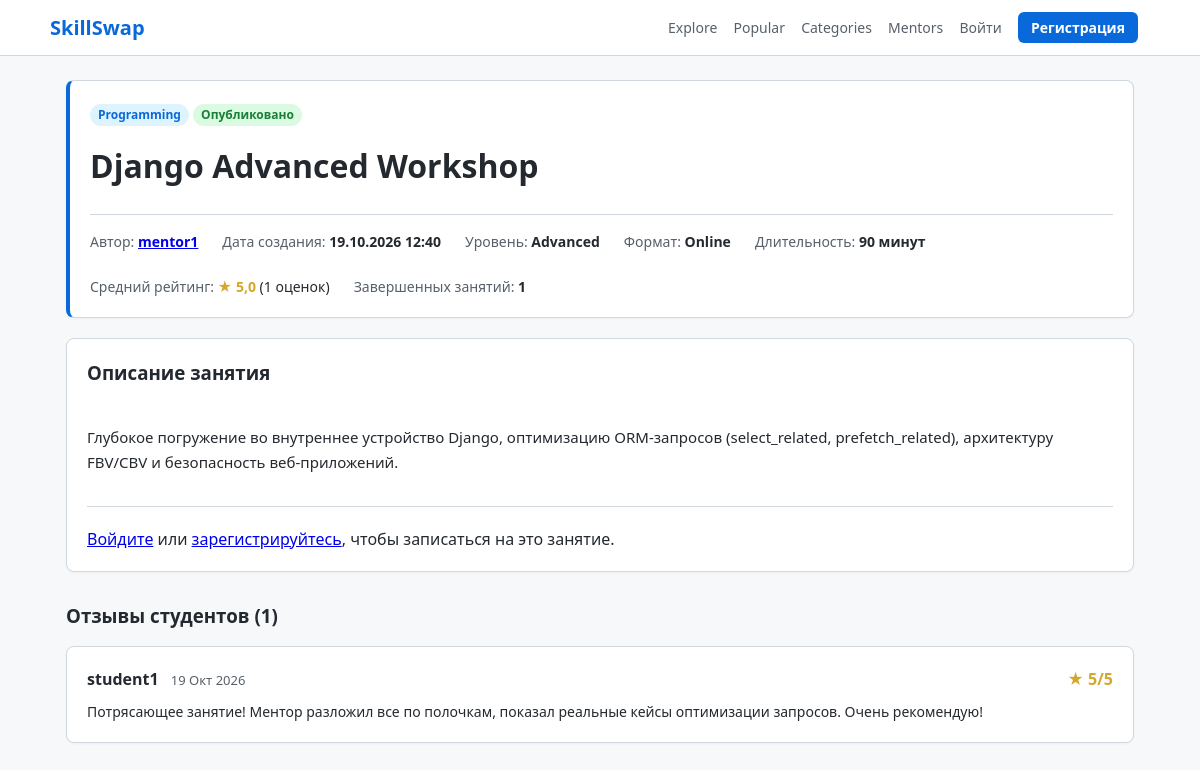
Page /offer/1/ on the committed database.
### offers/models.py (models this page shows, shortened)
class SkillOffer(models.Model):
    LEVEL_CHOICES = [
        ("Beginner", "Beginner"),
        ("Intermediate", "Intermediate"),
        ("Advanced", "Advanced"),
    ]
    FORMAT_CHOICES = [
        ("Online", "Online"),
        ("Offline", "Offline"),
    ]
    STATUS_CHOICES = [
        ("draft", "Draft"),
        ("pending", "Pending"),
        ("published", "Published"),
        ("rejected", "Rejected"),
    ]
    title = models.CharField(max_length=200)
    description = models.TextField()
    image = models.ImageField(upload_to="offers/", null=True, blank=True)
    category = models.ForeignKey(
        Category, on_delete=models.CASCADE, related_name="offers"
    )
    level = models.CharField(max_length=20, choices=LEVEL_CHOICES, default="Beginner")
    format = models.CharField(max_length=20, choices=FORMAT_CHOICES, default="Online")
    duration = models.CharField(max_length=50, default="60 минут")
    author = models.ForeignKey(
        settings.AUTH_USER_MODEL, on_delete=models.CASCADE, related_name="offers"
    )
    created_at = models.DateTimeField(auto_now_add=True)
    status = models.CharField(max_length=20, choices=STATUS_CHOICES, default="pending")
    class Meta:
        ordering = ["-created_at"]
    @property
    def average_rating(self) -> float:
        reviews = self.reviews.all()
        if not reviews.exists():
            return 0.0
        avg = reviews.aggregate(models.Avg("rating"))["rating__avg"]
        return round(avg, 1) if avg else 0.0
    @property
    def reviews_count(self) -> int:
        return self.reviews.count()
    @property
    def completed_lessons_count(self) -> int:
        return self.lesson_requests.filter(status="completed").count()

class Category(models.Model):
    name = models.CharField(max_length=100, unique=True)
    slug = models.SlugField(max_length=100, unique=True, blank=True)
    class Meta:
        ordering = ["name"]
        verbose_name_plural = "Categories"

class Review(models.Model):
    offer = models.ForeignKey(
        SkillOffer, on_delete=models.CASCADE, related_name="reviews"
    )
    lesson_request = models.OneToOneField(
        LessonRequest, on_delete=models.CASCADE, related_name="review"
    )
    student = models.ForeignKey(
        settings.AUTH_USER_MODEL, on_delete=models.CASCADE, related_name="reviews"
    )
    rating = models.IntegerField(choices=[(i, str(i)) for i in range(1, 6)])
    comment = models.TextField()
    created_at = models.DateTimeField(auto_now_add=True)
    class Meta:
        ordering = ["-created_at"]

### accounts/models.py (models this page shows, shortened)
class User(AbstractUser):
    ROLE_CHOICES = [
        ("superadmin", "Супер админ"),
        ("admin", "Админ"),
        ("user", "Юзер"),
    ]
    role = models.CharField(max_length=20, choices=ROLE_CHOICES, default="user")
    is_banned = models.BooleanField(default=False)
    avatar = models.ImageField(upload_to="avatars/", null=True, blank=True)
    bio = models.TextField(blank=True, default="")

### offers/views.py (the view, shortened to what this page needs)
# urls.py: path("offer/<int:offer_id>/", views.offer_detail, name="offer_detail"),
def offer_detail(request: HttpRequest, offer_id: int) -> HttpResponse:
    offer = get_object_or_404(
        SkillOffer.objects.select_related("category", "author").prefetch_related(
            "reviews__student", "reviews__lesson_request"
        ),
        pk=offer_id,
    )
    is_favorited = False
    has_active_request = False
    context = {
        "offer": offer,
        "is_favorited": is_favorited,
        "has_active_request": has_active_request,
    }
    return render(request, "offers/offer_detail.html", context)

### templates/offers/offer_detail.html (shortened to what this page needs)
{% extends "base.html" %}
{% block content %}
<div class="card" style="border-left: 4px solid #0969da;">
    <div style="display: flex; justify-content: space-between; align-items: flex-start; flex-wrap: wrap; gap: 12px;">
        <div>
            <span class="badge" style="background:#ddf4ff; color:#0969da; margin-bottom: 8px;">{{ offer.category.name }}</span>
            {% if offer.status == "published" %}
                <span class="badge badge-published">Опубликовано</span>
            {% elif offer.status == "pending" %}
                <span class="badge badge-pending">На модерации</span>
            {% elif offer.status == "draft" %}
                <span class="badge badge-draft">Черновик</span>
            {% elif offer.status == "rejected" %}
                <span class="badge badge-rejected">Отклонено</span>
            {% endif %}
            <h1 style="margin: 8px 0;">{{ offer.title }}</h1>
        </div>
    </div>
    <div style="display: flex; gap: 24px; flex-wrap: wrap; margin-top: 16px; padding-top: 16px; border-top: 1px solid #d0d7de; font-size: 14px;">
        <div>
            <span style="color: #57606a;">Автор:</span>
            <a href="{% url 'accounts:profile' username=offer.author.username %}"><strong>{{ offer.author.username }}</strong></a>
        </div>
        <div>
            <span style="color: #57606a;">Дата создания:</span>
            <strong>{{ offer.created_at|date:"d.m.Y H:i" }}</strong>
        </div>
        <div>
            <span style="color: #57606a;">Уровень:</span>
            <strong>{{ offer.level }}</strong>
        </div>
        <div>
            <span style="color: #57606a;">Формат:</span>
            <strong>{{ offer.format }}</strong>
        </div>
        <div>
            <span style="color: #57606a;">Длительность:</span>
            <strong>{{ offer.duration }}</strong>
        </div>
        <div>
            <span style="color: #57606a;">Средний рейтинг:</span>
            <strong style="color: #d4a72c;">★ {{ offer.average_rating }}</strong> ({{ offer.reviews_count }} оценок)
        </div>
        <div>
            <span style="color: #57606a;">Завершенных занятий:</span>
            <strong>{{ offer.completed_lessons_count }}</strong>
        </div>
    </div>
</div>
<div class="card">
    <h3 style="margin-bottom: 12px;">Описание занятия</h3>
    <div style="font-size: 15px; line-height: 1.7; white-space: pre-line; color: #24292f;">
        {{ offer.description }}
    </div>
    <div style="margin-top: 30px; padding-top: 20px; border-top: 1px solid #d0d7de;">
        {% if user.is_authenticated %}
            {% if user == offer.author %}
                <p style="color: #57606a;"><em>Вы являетесь автором этого предложения.</em></p>
            {% elif user.is_banned %}
                <p style="color: #cf222e;"><em>Ваш аккаунт заблокирован. Вы не можете отправлять запросы на обучение.</em></p>
            {% elif has_active_request %}
                <span class="btn btn-outline" style="cursor: default;">Запрос на занятие уже отправлен</span>
                <a href="{% url 'offers:my_requests' %}" style="margin-left: 10px; font-size: 14px;">Перейти к моим запросам</a>
            {% else %}
                <a href="{% url 'offers:request_create' offer_id=offer.id %}" class="btn btn-primary" style="padding: 10px 24px; font-size: 16px;">
                    Записаться на занятие
                </a>
            {% endif %}
        {% else %}
            <p>
                <a href="{% url 'accounts:login' %}">Войдите</a> или <a href="{% url 'accounts:register' %}">зарегистрируйтесь</a>, чтобы записаться на это занятие.
            </p>
        {% endif %}
    </div>
</div>
<h3 style="margin: 30px 0 16px 0;">Отзывы студентов ({{ offer.reviews_count }})</h3>
{% if offer.reviews.all %}
    <div>
        {% for review in offer.reviews.all %}
            <div class="card" style="margin-bottom: 14px;">
                <div style="display: flex; justify-content: space-between; align-items: center;">
                    <div>
                        <strong>{{ review.student.username }}</strong>
                        <span style="font-size: 13px; color: #57606a; margin-left: 8px;">{{ review.created_at|date:"d M Y" }}</span>
                    </div>
                    <span style="color: #d4a72c; font-weight: bold;">★ {{ review.rating }}/5</span>
                </div>
                <p style="margin-top: 10px; font-size: 14px;">{{ review.comment }}</p>
            </div>
        {% endfor %}
    </div>
{% else %}
    <div class="card" style="text-align: center; padding: 24px;">
        <p style="color: #57606a;">Пока нет отзывов по этому навыку.</p>
    </div>
{% endif %}
{% endblock %}

### static/style.css (style rules this page uses)
* { box-sizing: border-box; margin: 0; padding: 0; }
body { font-family: system-ui, -apple-system, "Segoe UI", Roboto, sans-serif; color: #24292f; background-color: #f6f8fa; line-height: 1.5; padding-bottom: 50px; }
.card { background-color: #ffffff; border: 1px solid #d0d7de; border-radius: 8px; padding: 20px; margin-bottom: 20px; box-shadow: 0 1px 3px rgba(31,35,40,0.04); }
.badge { display: inline-block; padding: 2px 8px; font-size: 12px; font-weight: 600; border-radius: 12px; }
.badge-published { background-color: #dafbe1; color: #1a7f37; }

### rows in the picture
SkillOffer: category.name "Programming", title "Django Advanced Workshop", author.username "mentor1", created_at "19.10.2026 12:40", level "Advanced", format "Online", duration "90 минут", average_rating "5,0", reviews_count "1", completed_lessons_count "1", description "Глубокое погружение во внутреннее устройство Django, оптимизацию ORM-запросов (select_related, prefetch_related), архитектуру FBV/CBV и безопасность веб-приложений."
Review: student.username "student1", created_at "19 Окт 2026", rating "5", comment "Потрясающее занятие! Ментор разложил все по полочкам, показал реальные кейсы оптимизации запросов. Очень рекомендую!"
